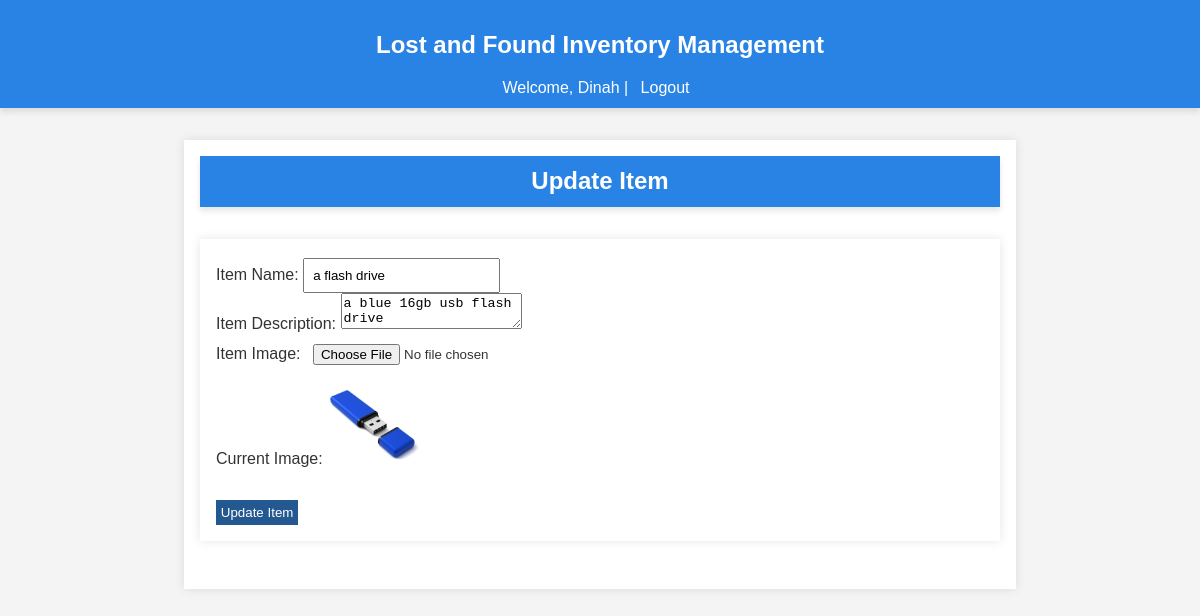
Page /admin/items/1 (signed in) on the committed database.
### app/models/user.py (models this page shows, shortened)
class User(db.Model, UserMixin):
    id = db.Column(db.Integer, primary_key=True)
    username = db.Column(db.String(150), unique=True, nullable=False)
    email = db.Column(db.String(150), unique=True, nullable=False)
    password_hash = db.Column(db.String(150), nullable=False)
    role = db.Column(db.String(50), nullable=False, default='user')  # 'user' or 'admin'
    lost_reports = db.relationship('LostReport', back_populates='user', lazy=True)
    found_reports = db.relationship('FoundReport', back_populates='user', lazy=True)
    claims = db.relationship('Claim', back_populates='claim_user', lazy=True)
    rewards_received = db.relationship('Reward', foreign_keys='Reward.receiver_id', back_populates='receiver', lazy=True)
    rewards_paid = db.relationship('Reward', foreign_keys='Reward.payer_id', back_populates='payer', lazy=True)
    reset_tokens = db.relationship('PasswordResetToken', back_populates='user', lazy=True)
    comments = db.relationship('Comment', back_populates='user')
    @property
    def password(self):
        raise AttributeError('password is not a readable attribute')

### app/models/item.py (models this page shows)
class Item(db.Model):
    id = db.Column(db.Integer, primary_key=True)
    name = db.Column(db.String(150), nullable=False)
    description = db.Column(db.Text, nullable=True)
    image_url = db.Column(db.String(250), nullable=True)
    lost_reports = db.relationship('LostReport', back_populates='item', lazy=True)
    found_reports = db.relationship('FoundReport', back_populates='item', lazy=True)
    comments = db.relationship('Comment', back_populates='item')

### app/routes/admin.py (the view, shortened to what this page needs)
@bp.route('/items/<int:item_id>', methods=['GET', 'POST'])
@login_required
@admin_required
def update_item(item_id):
    item = Item.query.get_or_404(item_id)
    return render_template('update_item.html', item=item)

### app/__init__.py (called while the page is built)
def register_extensions(app):
    db.init_app(app)
    migrate.init_app(app, db)
    bcrypt.init_app(app)
    login_manager.init_app(app)
    mail.init_app(app)
    @login_manager.user_loader
    def load_user(user_id):
        return user.User.query.get(int(user_id))

### app/templates/update_item.html
{% extends "base.html" %}
{% block content %}
<header>
    <h1>Update Item</h1>
</header>
<main>
    <form action="{{ url_for('admin.update_item', item_id=item.id) }}" method="post" enctype="multipart/form-data">
        <div>
            <label for="name">Item Name:</label>
            <input type="text" id="name" name="name" value="{{ item.name }}" required>
        </div>
        <div>
            <label for="description">Item Description:</label>
            <textarea id="description" name="description">{{ item.description }}</textarea>
        </div>
        <div>
            <label for="image">Item Image:</label>
            <input type="file" id="image" name="image">
            {% if item.image_url %}
                <p>Current Image: <img src="{{ url_for('static', filename='uploads/' ~ item.image_url) }}" alt="{{ item.name }}" width="100"></p>
            {% endif %}
        </div>
        <div>
            <button type="submit">Update Item</button>
        </div>
    </form>
</main>
{% endblock %}

### app/templates/base.html (shortened to what this page needs)
<!DOCTYPE html>
<html lang="en">
<head>
    <link rel="stylesheet" href="{{ url_for('static', filename='styles.css') }}">
</head>
<body>
    <header>
        <h2>Lost and Found Inventory Management</h2>
        {% if current_user.is_authenticated %}
            <p>Welcome, {{ current_user.username }} | <a href="{{ url_for('auth.logout') }}">Logout</a></p>
        {% else %}
            <p>
                <a href="{{ url_for('auth.login') }}">Login</a> |
                <a href="{{ url_for('auth.register') }}">Sign Up</a> |
            </p>
        {% endif %}
    </header>
    <main>
        {% block content %}{% endblock %}
    </main>
</body>
</html>

### app/static/styles.css (style rules this page uses)
body { font-family: 'Roboto', sans-serif; margin: 0; padding: 0; background-color: #f9f9f9; color: #333; }
header { background-color: #2c3e50; color: #ecf0f1; padding: 20px 0; box-shadow: 0 4px 6px rgba(0, 0, 0, 0.1); }
header h1 { margin: 0; text-align: center; font-size: 1.5rem; }
main { padding: 40px; max-width: 1200px; margin: 0 auto; }

### app/templates/base.html (style rules this page uses)
body { font-family: Arial, sans-serif; background-color: #f4f4f4; margin: 0; padding: 0; }
header { background-color: #2983e4; color: white; padding: 0.7rem; text-align: center; }
header h1 { margin: 0; }
header p { margin: 0.5rem 0 0; }
header a { color: white; text-decoration: none; margin: 0 0.5rem; }
main { max-width: 800px; margin: 2rem auto; padding: 1rem; background-color: white; box-shadow: 0 0 10px rgba(0, 0, 0, 0.1); }
form { display: flex; flex-direction: column; }
form label { margin-top: 0.5rem; }
form input { padding: 0.5rem; margin-top: 0.2rem; }
form button { margin-top: 1rem; padding: 0.3rem; background-color: #245891; color: white; border: none; cursor: pointer; }

### rows in the picture
User: username "Dinah"
Item: name "a flash drive", description "a blue 16gb usb flash drive", image_url (picture)
